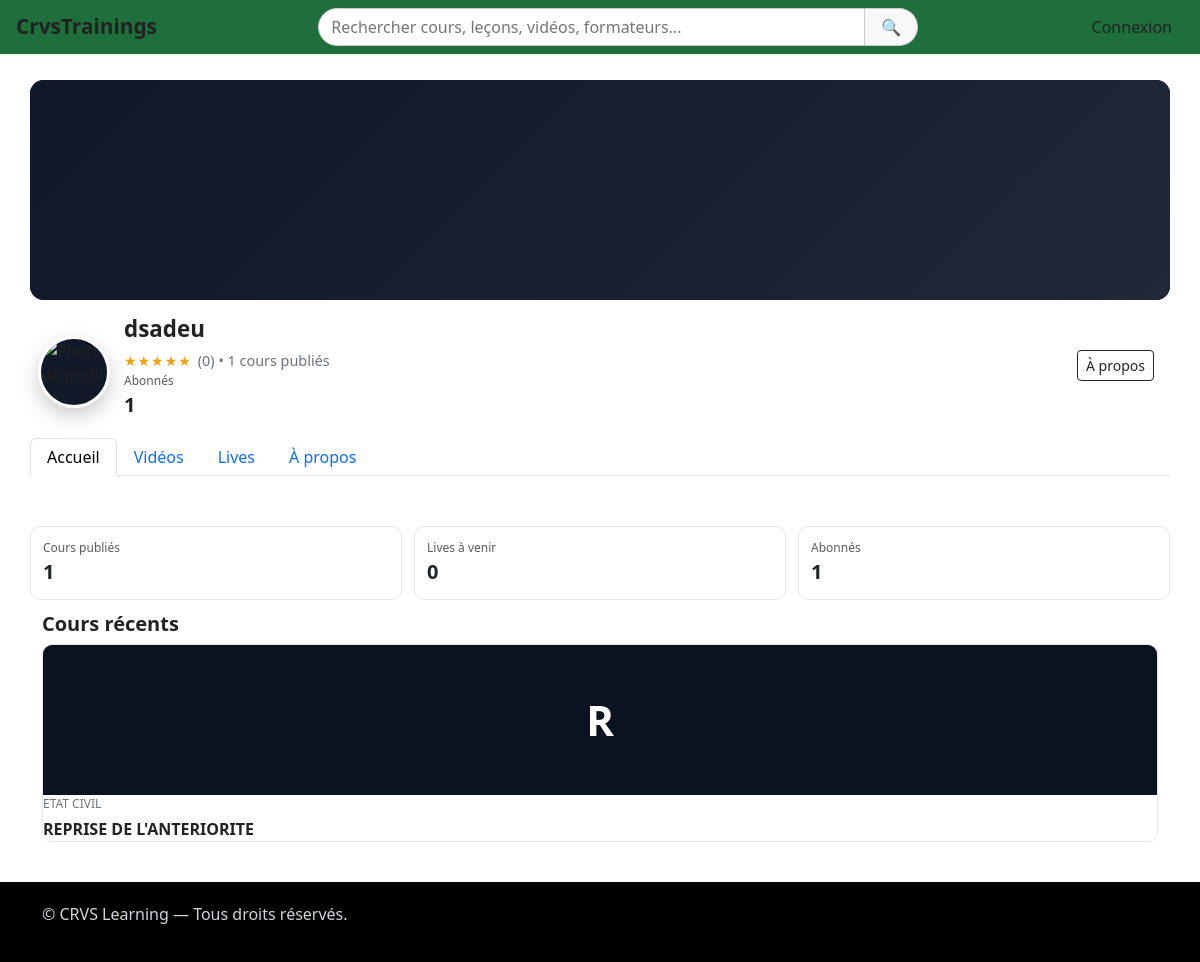
The app's page /users/instructor/dsadeu/ with its own data.
### users/models.py (models this page shows, shortened)
class CustomUser(AbstractUser):
    ROLE_CHOICES = (
        ('learner', _('Apprenant')),
        ('trainer', _('Formateur')),
        ('admin', _('Administrateur')),
    )
    role = models.CharField(max_length=20, choices=ROLE_CHOICES, default='learner')
    avatar = models.ImageField(upload_to='avatars/', blank=True, null=True)
    cover = models.ImageField(upload_to='covers/', blank=True, null=True)
    bio = models.TextField(blank=True, null=True)
    last_seen = models.DateTimeField(blank=True, null=True)
    def get_avatar_url(self):
        if self.avatar and hasattr(self.avatar, 'url'):
            try:
                return self.avatar.url
            except ValueError:
                return None
        return None
    def get_avatar_display(self, default_color='#3b82f6'):
        avatar_url = self.get_avatar_url()
        if avatar_url:
            return {
                'type': 'image',
                'url': avatar_url,
                'alt': f"Photo de profil de {self.username}"
            }

### courses/models.py (models this page shows, shortened)
class Course(models.Model):
    title = models.CharField(max_length=255)
    description = models.TextField()
    category = models.ForeignKey(Category, on_delete=models.SET_NULL, null=True, blank=True)
    thumbnail = models.ImageField(upload_to='course/thumbnails/', null=True, blank=True)
    language = models.CharField(
        max_length=10,
        choices=[('fr', 'Français'), ('en', 'English')],
        default='fr'
    )
    created_by = models.ForeignKey(
        settings.AUTH_USER_MODEL,
        on_delete=models.CASCADE,
        related_name='courses'
    )
    created_at = models.DateTimeField(auto_now_add=True)

class Category(models.Model):
    name = models.CharField(max_length=100, unique=True)
    slug = models.SlugField(max_length=120, unique=True, blank=True)

### users/views.py (the view)
# urls.py: re_path(r'^@(?P<username>[\w.@+-]+)/$', user_views.instructor_public, name='handle_profile'),
def instructor_public(request, username: str):
    trainer = get_object_or_404(CustomUser, username=username)
    if getattr(trainer, 'role', None) != 'trainer' and not trainer.is_superuser:
        return redirect('users:profile')
    is_subscribed = False
    if request.user.is_authenticated and request.user != trainer:
        is_subscribed = Subscription.objects.filter(
            subscriber=request.user,
            trainer=trainer,
            is_active=True
        ).exists()
    subscribers_count = trainer.subscribers.filter(is_active=True).count()
    courses = Course.objects.filter(created_by=trainer).select_related('category').order_by('-created_at')
    teacher_courses = Course.objects.filter(created_by=trainer).order_by('title')
    categories = Category.objects.all().order_by('name')
    from courses.models import LessonVideo
    videos = []
    for course in courses:
        course_videos = LessonVideo.objects.filter(
            lesson__module__course=course
        ).select_related('lesson__module').order_by('lesson__module__order', 'lesson__order', 'order')
        for video in course_videos:
            videos.append({
                'id': video.id,
                'title': video.title or video.lesson.title,
                'description': video.lesson.description or '',
                'thumbnail_url': video.lesson.thumbnail.url if video.lesson.thumbnail else (
                    course.thumbnail.url if course.thumbnail else None
                ),
                'course_title': course.title,
                'course_id': course.id,
                'duration': video.duration,
                'created_at': getattr(video.lesson, 'created_at', timezone.now()),
                'lesson_id': video.lesson.id
            })
    upcoming_sessions = []
    try:
        from classrooms.models import LiveSession
        upcoming_sessions = list(
            LiveSession.objects.filter(classroom__created_by=trainer, start_at__gte=timezone.now())
            .select_related('classroom')
            .order_by('start_at')[:6]
        )
    except Exception:
        upcoming_sessions = []
    stats = {
        'courses': courses.count(),
    }
    from_search = request.GET.get('from_search') == 'true'
    unread_count = 0
    if request.user.is_authenticated and request.user == trainer:
        try:
            from interactions.models import Message
            unread_count = Message.objects.filter(recipient=request.user, is_read=False).count()
        except Exception:
            pass
    return render(request, 'users/instructor_public.html', {
        'trainer': trainer,
        'courses': courses,
        'teacher_courses': teacher_courses,
        'upcoming_sessions': upcoming_sessions,
        'stats': stats,
        'categories': categories,
        'is_subscribed': is_subscribed,
        'subscribers_count': subscribers_count,
        'from_search': from_search,
        'unread_count': unread_count,
        'videos': videos,
    })

### users/templates/users/instructor_public.html (shortened to what this page needs)
{% extends "base.html" %}
{% block content %}
<div class="container px-0">
  <section class="chan-cover">
    {% if trainer.cover %}
      <img src="{{ trainer.cover.url }}" alt="cover" style="position:absolute;inset:0;width:100%;height:100%;object-fit:cover;opacity:.85;">
    {% else %}
      <div style="position:absolute;inset:0;background:linear-gradient(135deg,#0f172a,#1f2937);"></div>
    {% endif %}
  </section>
  <section class="chan-head container">
    <div class="chan-avatar">
      {% with avatar_display=trainer.get_avatar_display %}
        {% if avatar_display.type == 'image' %}
          <img src="{{ avatar_display.url }}" alt="{{ avatar_display.alt }}" style="width:100%;height:100%;object-fit:cover;">
        {% else %}
          <div class="card-fallback" style="background: {{ avatar_display.bg_color }}; color: {{ avatar_display.color }}; display: flex; align-items: center; justify-content: center; font-size: 28px; font-weight: bold;">
            {{ avatar_display.initial }}
          </div>
        {% endif %}
      {% endwith %}
    </div>
    <div>
      <div class="chan-name">{{ trainer.username }}</div>
      <div class="rating">
        <span class="stars" data-rating="{{ trainer.rating|default:0 }}">★★★★★</span>
        <span class="chan-meta">(<span class="rating-value">{{ trainer.rating|default:0 }}</span>) • {{ stats.courses }} cours publiés</span>
      </div>
      <div class="abonnés">
        <div class="text-muted" style="font-size:12px;">Abonnés</div>
        <div style="font-weight:900;font-size:20px;" class="subscribers-count">{{ subscribers_count }}</div>
      </div>
    </div>
    <div class="chan-actions">
      {% if user != trainer%}
      <a class="btn btn-sm btn-outline-dark me-2" href="#about">À propos</a>
      {% endif %}
    </div>
  </section>
  <ul class="nav nav-tabs container" role="tablist" style="margin:6px 0 14px 0; font-size:0; line-height:0">
    <li class="nav-item" role="presentation">
      <a class="nav-link active" data-bs-toggle="tab" href="#accueil" role="tab" aria-controls="accueil" aria-selected="true" style="font-size:1rem; line-height:1.25">Accueil</a>
    </li>
    <li class="nav-item" role="presentation">
      <a class="nav-link" data-bs-toggle="tab" href="#videos" role="tab" aria-controls="videos" aria-selected="false" style="font-size:1rem; line-height:1.25">Vidéos</a>
    </li>
    <li class="nav-item" role="presentation">
      <a class="nav-link" data-bs-toggle="tab" href="#lives" role="tab" aria-controls="lives" aria-selected="false" style="font-size:1rem; line-height:1.25">Lives</a>
    </li>
    <li class="nav-item" role="presentation">
      <a class="nav-link" data-bs-toggle="tab" href="#about" role="tab" aria-controls="about" aria-selected="false" style="font-size:1rem; line-height:1.25">À propos</a>
    </li>
  </ul>
  <div class="tab-content">
  <section id="accueil" class="container tab-pane fade show active" style="padding-top:12px">
    <div class="row" style="display:flex;flex-wrap:wrap;gap:12px;margin-bottom:12px;">
      <div class="card" style="flex:1;min-width:180px;padding:12px;border:1px solid #e5e7eb;border-radius:10px;">
        <div class="text-muted" style="font-size:12px;">Cours publiés</div>
        <div style="font-weight:900;font-size:20px;">{{ stats.courses }}</div>
      </div>
      <div class="card" style="flex:1;min-width:180px;padding:12px;border:1px solid #e5e7eb;border-radius:10px;">
        <div class="text-muted" style="font-size:12px;">Lives à venir</div>
        <div style="font-weight:900;font-size:20px;">{% if upcoming_sessions %}{{ upcoming_sessions|length }}{% else %}0{% endif %}</div>
      </div>
      <div class="card" style="flex:1;min-width:180px;padding:12px;border:1px solid #e5e7eb;border-radius:10px;">
        <div class="text-muted" style="font-size:12px;">Abonnés</div>
        <div style="font-weight:900;font-size:20px;" class="subscribers-count">{{ subscribers_count }}</div>
      </div>
    </div>
    <h5 style="font-weight:900;margin-bottom:8px;">Cours récents</h5>
    <div class="grid-cards">
      {% for c in courses %}
        <a class="card-link" href="{% url 'courses:course_detail' c.id %}">
          <div class="card-media">
            {% if c.thumbnail %}
              <img src="{{ c.thumbnail.url }}" alt="{{ c.title }}" style="position:absolute;inset:0;width:100%;height:100%;object-fit:cover;"/>
            {% else %}
              <div class="card-fallback">{{ c.title|first|upper }}</div>
            {% endif %}
          </div>
          <div class="card-body">
            <div class="badge-muted">{{ c.category.name|default:'Général' }}</div>
            <div style="font-weight:800;">{{ c.title }}</div>
          </div>
        </a>
      {% empty %}
        <div class="text-muted">Aucun cours publié.</div>
      {% endfor %}
    </div>
  </section>
</div>
{% endblock %}

### templates/base.html (style rules this page uses)
*, *::before, *::after { box-sizing: border-box; }
body { margin: 0; padding: 0; font-family: 'Segoe UI', Tahoma, Geneva, Verdana, sans-serif; background-color: var(--bg); color: var(--text); transition: background-color 0.5s ease, color 0.5s ease; overflow-x: hidden; }
:root { --bg: #ffffff; --text: #222222; --primary: #3f51b5; --secondary: #f50057; --nav-bg: #f9f9f9; --btn-bg: var(--primary); --btn-text: #fff; }

### users/templates/users/instructor_public.html (style rules this page uses)
:root { --cover-h: 220px; }
.chan-cover { position:relative;height:var(--cover-h);background:#0b0d17;border-radius:14px;overflow:hidden;margin-bottom:0 }
.chan-head { display:flex;align-items:center;gap:14px;padding:12px 8px }
.chan-avatar { position:relative;width:72px;height:72px;border-radius:50%;overflow:hidden;border:3px solid #fff;box-shadow:0 8px 20px rgba(0,0,0,.2);background:#111827;margin-top:12px }
.chan-name { font-weight:900;font-size:1.4rem }
.chan-meta { color:#6b7280;font-size:.9rem }
.chan-actions { margin-left:auto;display:flex;gap:8px }
.grid-cards { display:grid;grid-template-columns:repeat(auto-fit,minmax(260px,1fr));gap:14px }
.card-link { border:1px solid #e5e7eb;border-radius:10px;overflow:hidden;background:#fff;text-decoration:none;color:inherit }
.card-media { position:relative;height:150px;background:#0b1220 }
.card-fallback { position:absolute;inset:0;display:grid;place-items:center;color:#fff;font-weight:800;font-size:42px }
.badge-muted { font-size:12px;color:#6b7280;margin-bottom:4px }
.rating { display:inline-flex;align-items:center;gap:6px;margin-top:4px }
.stars { color:#f59e0b;font-size:14px;letter-spacing:1px }

### records on screen
CustomUser: username "dsadeu"
Course: title|first "R", category.name "ETAT CIVIL", title "REPRISE DE L'ANTERIORITE"

### other values on screen
{{ trainer.rating|default:0 }} "0"
{{ stats.courses }} "1"
{{ subscribers_count }} "1"
